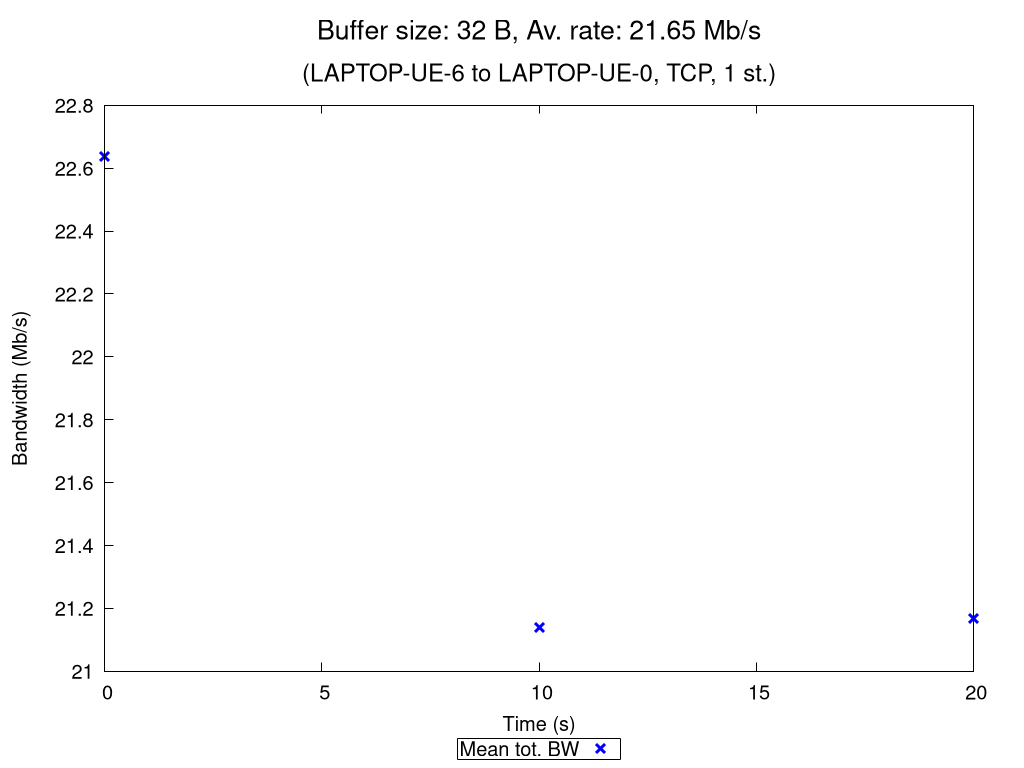

Reproduce this figure in gnuplot.
set terminal pngcairo nocrop enhanced size 1024,768 font "Verdana,15"
set output "TCP_1_st_2020_10_27_19-20-09_two2one_00032B.png"

set title "{/=20 Buffer size: 32 B, Av. rate: 21.65 Mb/s}\n\n{/=18 (LAPTOP-UE-6 to LAPTOP-UE-0, TCP, 1 st.)}"

set xlabel "Time (s)"
set ylabel "Bandwidth (Mb/s)"
set ytics nomirror
set key bmargin center horizontal box samplen 1 width -1
set bmargin 4.6
set rmargin 4.5

rf = 1000000.0  # rate factor
set style fill transparent solid 0.2 noborder
set autoscale xfix
plot "TCP_1_st_2020_10_27_19-20-09_two2one_00032B_iperf_processed.dat" using 1:($2/rf-$3/rf):($2/rf+$3/rf) with filledcurves lc rgb "blue" notitle, \
     "" using 1:($2/rf) with points pt 2 ps 1.5 lw 3 lc rgb "blue" title "Mean tot. BW", \
